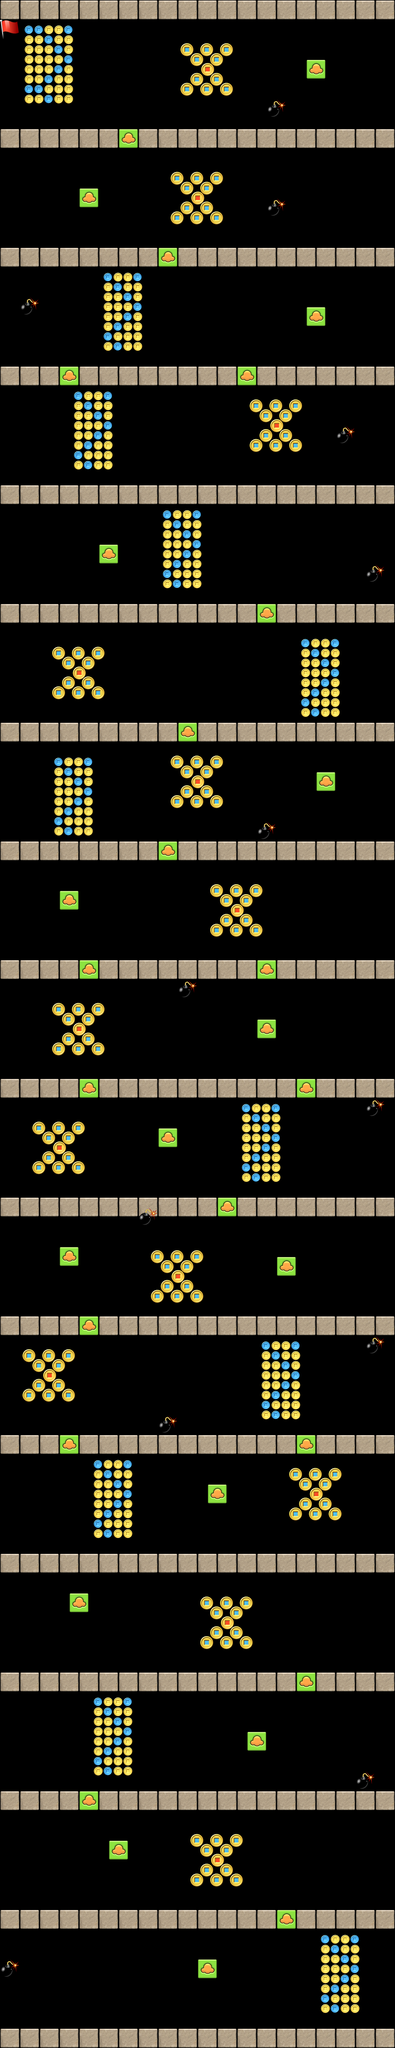

A level layout from a 2D game, rendered from its tile map. Below: a short description, then the map file with tile-grid data replaced by summaries:
An orthogonal 40x207 tile map with 32x32 px tiles, 1 tile layer (bonus).

<map version="1.0" orientation="orthogonal" width="40" height="207" tilewidth="32" tileheight="32">
 <tileset firstgid="1" name="layer_award" tilewidth="64" tileheight="64" spacing="2">
  <image source="layer_award-ipad.png" width="512" height="1024" />
 </tileset>
 <layer name="bonus" width="40" height="207">
  <data>[8280 cells, 8279 non-empty, 9 distinct tile ids]</data>
 </layer>
</map>
